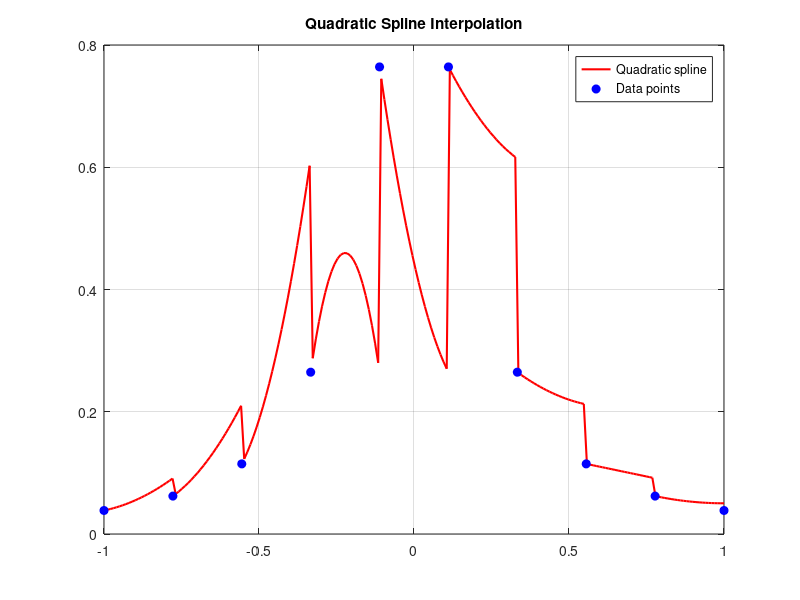

MATLAB code to generate this figure:
clc;
clear;

x = linspace(-1,1,10);
y = 1./(1+25.*x.*x);

n = length(x);
h = diff(x);

%% compute matrix for b

A = zeros(n-1,n);
B = zeros(n-1,1);
A(1,1)=h(1);
B(1,1)=y(2)-y(1);

for i = 2:n-1
    A(i,i) = h(i);
    A(i,i-1) = h(i);
    B(i) = 2*(y(i+1)-y(i));
end

%% solve for b

b = pinv(A)*B;

%% compute c

c = zeros(n-1,1);

for i = 1:n-1
    c(i) = (b(i+1)-b(i))/(2*h(i));
end

a = y(1:n-1)';

%% generate interpolation points

xp = linspace(-1,1,200);
yp = zeros(size(xp));

for j = 1:length(xp)
    for i = 1:n-1
        if xp(j) >= x(i) && xp(j) <= x(i+1)
            dx = xp(j) - x(i);
            yp(j) = a(i) + b(i)*dx + c(i)*dx^2;
            break
        end
    end
end

%% plot

plot(xp,yp,'r','LineWidth',1.5)
hold on
plot(x,y,'ob','MarkerFaceColor','b')
grid on
title('Quadratic Spline Interpolation')
legend('Quadratic spline','Data points')
